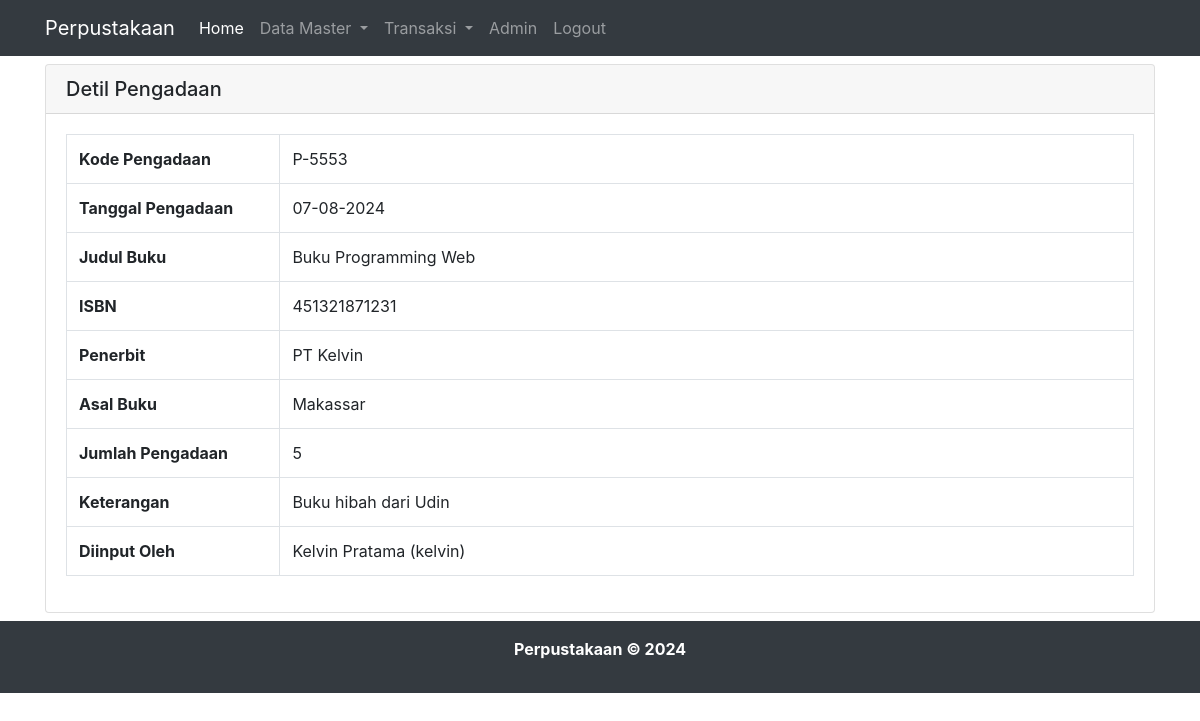
The app's page /detil_pengadaan.php?id=P-5553 (signed in) with its own data.
### tables this page shows
CREATE TABLE `pengadaan`  (
  `id_pengadaan` varchar(6) NOT NULL,
  `tgl_pengadaan` date NOT NULL,
  `id_buku` varchar(5) NOT NULL,
  `asal_buku` varchar(100) NOT NULL,
  `jumlah` int NOT NULL,
  `keterangan` varchar(255) NOT NULL,
  `id_admin` int UNSIGNED NOT NULL,
  PRIMARY KEY (`id_pengadaan`) USING BTREE,
  INDEX `fk_id_buku_in_pengadaan-table`(`id_buku` ASC) USING BTREE,
  INDEX `fk_id_admin`(`id_admin` ASC) USING BTREE,
  CONSTRAINT `fk_id_admin` FOREIGN KEY (`id_admin`) REFERENCES `admin` (`id_admin`) ON DELETE RESTRICT ON UPDATE RESTRICT,
  CONSTRAINT `fk_id_buku_in_pengadaan-table` FOREIGN KEY (`id_buku`) REFERENCES `buku` (`id_buku`) ON DELETE RESTRICT ON UPDATE RESTRICT
);

CREATE TABLE `buku`  (
  `id_buku` varchar(5) NOT NULL,
  `isbn` varchar(30) NOT NULL,
  `judul` varchar(255) NOT NULL,
  `id_penulis` int UNSIGNED NOT NULL,
  `id_penerbit` int UNSIGNED NOT NULL,
  `id_kategori` int UNSIGNED NOT NULL,
  `tahun_terbit` varchar(4) NOT NULL,
  `sinopsis` text NOT NULL,
  `jumlah` int NOT NULL,
  `foto_sampul` varchar(100) NULL DEFAULT NULL,
  PRIMARY KEY (`id_buku`) USING BTREE,
  INDEX `fk_id_penulis_in_buku-table`(`id_penulis` ASC) USING BTREE,
  INDEX `fk_id_penerbit_in_buku-table`(`id_penerbit` ASC) USING BTREE,
  INDEX `fk_id_kategori_in_buku-table`(`id_kategori` ASC) USING BTREE,
  CONSTRAINT `fk_id_kategori_in_buku-table` FOREIGN KEY (`id_kategori`) REFERENCES `kategori` (`id_kategori`) ON DELETE RESTRICT ON UPDATE RESTRICT,
  CONSTRAINT `fk_id_penerbit_in_buku-table` FOREIGN KEY (`id_penerbit`) REFERENCES `penerbit` (`id_penerbit`) ON DELETE RESTRICT ON UPDATE RESTRICT,
  CONSTRAINT `fk_id_penulis_in_buku-table` FOREIGN KEY (`id_penulis`) REFERENCES `penulis` (`id_penulis`) ON DELETE RESTRICT ON UPDATE RESTRICT
);

CREATE TABLE `penerbit`  (
  `id_penerbit` int UNSIGNED NOT NULL AUTO_INCREMENT,
  `nama_penerbit` varchar(50) NOT NULL,
  `kota` varchar(30) NOT NULL,
  PRIMARY KEY (`id_penerbit`) USING BTREE
);

### detil_pengadaan.php (the view, shortened to what this page needs)
<?php
include "header.php";
include "koneksi.php";
$id = $_GET['id'];
$query = $koneksi->query("SELECT
                            A.id_pengadaan,
                            A.tgl_pengadaan,
                            A.id_buku,
                            B.judul as judul_buku,
                            B.isbn,
                            D.nama_penerbit,
                            A.asal_buku,
                            A.jumlah as jumlah_pengadaan,
                            A.keterangan,
                            A.id_admin,
                            C.nama_lengkap,
                            C.username
                        FROM
                            pengadaan AS A
                        INNER JOIN buku AS B ON A.id_buku = B.id_buku
                        INNER JOIN admin AS C ON A.id_admin = C.id_admin
                        INNER JOIN penerbit AS D ON B.id_penerbit = D.id_penerbit
                        WHERE id_pengadaan = '$id'");
$row = $query->fetch_assoc();
?>
<div class="container">
    <div class="row">
        <div class="col-lg-12 mt-2" style="min-height: 480px">
            <div class="card">
                <h5 class="card-header">Detil Pengadaan</h5>
                <div class="card-body">
                    <table class="table table-bordered table-hover">
                        <tr>
                            <th width="20%">Kode Pengadaan</th>
                            <td width="80%"><?= $row["id_pengadaan"] ?></td>
                        </tr>
                        <tr>
                            <th width="20%">Tanggal Pengadaan</th>
                            <td width="80%"><?php
                                $tmp = array_reverse(explode('-', $row["tgl_pengadaan"]));
                                echo implode('-',$tmp);
                            ?></td>
                        </tr>
                        <tr>
                            <th width="20%">Judul Buku</th>
                            <td width="80%"><?= $row["judul_buku"] ?></td>
                        </tr>
                        <tr>
                            <th width="20%">ISBN</th>
                            <td width="80%"><?= $row["isbn"] ?></td>
                        </tr>
                        <tr>
                            <th width="20%">Penerbit</th>
                            <td width="80%"><?= $row["nama_penerbit"] ?></td>
                        </tr>
                        <tr>
                            <th width="20%">Asal Buku</th>
                            <td width="80%"><?= $row["asal_buku"] ?></td>
                        </tr>
                        <tr>
                            <th width="20%">Jumlah Pengadaan</th>
                            <td width="80%"><?= $row["jumlah_pengadaan"] ?></td>
                        </tr>
                        <tr>
                            <th width="20%">Keterangan</th>
                            <td width="80%"><?= $row["keterangan"] ?></td>
                        </tr>
                        <tr>
                            <th width="20%">Diinput Oleh</th>
                            <td width="80%"><?= $row["nama_lengkap"] ?> (<?= $row["username"] ?>)</td>
                        </tr>
                    </table>
                </div>
            </div>
        </div>
    </div>
</div>
<?php
include "footer.php";
?>

### records on screen
pengadaan: id_pengadaan "P-5553", tgl_pengadaan "07-08-2024", id_buku.judul "Buku Programming Web", id_buku.isbn "451321871231", penerbit.nama_penerbit "PT Kelvin", asal_buku "Makassar", jumlah "5", keterangan "Buku hibah dari Udin", id_admin.nama_lengkap "Kelvin Pratama", id_admin.username "kelvin"
